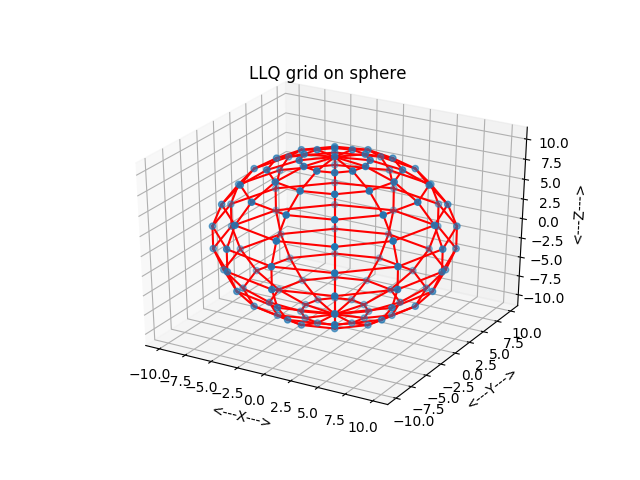

Generate this figure with Python:
#! /usr/bin/env python3
#


def i4mat_print(m, n, a, title):

    # *****************************************************************************80
    #
    # I4MAT_PRINT prints an I4MAT.
    #
    #  Licensing:
    #
    #    This code is distributed under the GNU LGPL license.
    #
    #  Modified:
    #
    #    12 October 2014
    #
    #  Author:
    #
    #    John Burkardt
    #
    #  Parameters:
    #
    #    Input, integer M, the number of rows in A.
    #
    #    Input, integer N, the number of columns in A.
    #
    #    Input, integer A(M,N), the matrix.
    #
    #    Input, string TITLE, a title.
    #
    i4mat_print_some(m, n, a, 0, 0, m - 1, n - 1, title)


def i4mat_print_test():

    # *****************************************************************************80
    #
    # I4MAT_PRINT_TEST tests I4MAT_PRINT.
    #
    #  Licensing:
    #
    #    This code is distributed under the GNU LGPL license.
    #
    #  Modified:
    #
    #    25 May 2015
    #
    #  Author:
    #
    #    John Burkardt
    #
    import numpy as np
    import platform

    print('')
    print('I4MAT_PRINT_TEST:')
    print('  Python version: %s' % (platform.python_version()))
    print('  Test I4MAT_PRINT, which prints an I4MAT.')

    m = 5
    n = 6
    a = np.array((
        (11, 12, 13, 14, 15, 16),
        (21, 22, 23, 24, 25, 26),
        (31, 32, 33, 34, 35, 36),
        (41, 42, 43, 44, 45, 46),
        (51, 52, 53, 54, 55, 56)))
    title = '  A 5 x 6 integer matrix:'
    i4mat_print(m, n, a, title)
#
#  Terminate.
#
    print('')
    print('I4MAT_PRINT_TEST:')
    print('  Normal end of execution.')
    return


def i4mat_print_some(m, n, a, ilo, jlo, ihi, jhi, title):

    # *****************************************************************************80
    #
    # I4MAT_PRINT_SOME prints out a portion of an I4MAT.
    #
    #  Licensing:
    #
    #    This code is distributed under the GNU LGPL license.
    #
    #  Modified:
    #
    #    08 September 2018
    #
    #  Author:
    #
    #    John Burkardt
    #
    #  Parameters:
    #
    #    Input, integer M, N, the number of rows and columns of the matrix.
    #
    #    Input, integer A(M,N), an M by N matrix to be printed.
    #
    #    Input, integer ILO, JLO, the first row and column to print.
    #
    #    Input, integer IHI, JHI, the last row and column to print.
    #
    #    Input, string TITLE, a title.
    #
    incx = 5

    print('')
    print(title)

    if (m <= 0 or n <= 0):
        print('')
        print('  (None)')
        return

    for j2lo in range(max(jlo, 0), min(jhi + 1, n), incx):

        j2hi = j2lo + incx - 1
        j2hi = min(j2hi, n)
        j2hi = min(j2hi, jhi)

        print('')
        print('  Col: ', end='')

        for j in range(j2lo, j2hi + 1):
            print('%7d  ' % (j), end='')

        print('')
        print('  Row')

        i2lo = max(ilo, 0)
        i2hi = min(ihi, m)

        for i in range(i2lo, i2hi + 1):

            print(' %4d: ' % (i), end='')

            for j in range(j2lo, j2hi + 1):
                print('%7d  ' % (a[i, j]), end='')

            print('')

    return


def i4mat_print_some_test():

    # *****************************************************************************80
    #
    # I4MAT_PRINT_SOME_TEST tests I4MAT_PRINT_SOME.
    #
    #  Licensing:
    #
    #    This code is distributed under the GNU LGPL license.
    #
    #  Modified:
    #
    #    31 October 2014
    #
    #  Author:
    #
    #    John Burkardt
    #
    import numpy as np
    import platform

    print('')
    print('I4MAT_PRINT_SOME_TEST')
    print('  Python version: %s' % (platform.python_version()))
    print('  I4MAT_PRINT_SOME prints some of an I4MAT.')

    m = 4
    n = 6
    v = np.array([
        [11, 12, 13, 14, 15, 16],
        [21, 22, 23, 24, 25, 26],
        [31, 32, 33, 34, 35, 36],
        [41, 42, 43, 44, 45, 46]], dtype=np.int32)
    i4mat_print_some(m, n, v, 0, 3, 2, 5,
                     '  Here is I4MAT, rows 0:2, cols 3:5:')
#
#  Terminate.
#
    print('')
    print('I4MAT_PRINT_SOME_TEST:')
    print('  Normal end of execution.')
    return


def r8vec_print(n, a, title):

    # *****************************************************************************80
    #
    # R8VEC_PRINT prints an R8VEC.
    #
    #  Licensing:
    #
    #    This code is distributed under the GNU LGPL license.
    #
    #  Modified:
    #
    #    31 August 2014
    #
    #  Author:
    #
    #    John Burkardt
    #
    #  Parameters:
    #
    #    Input, integer N, the dimension of the vector.
    #
    #    Input, real A(N), the vector to be printed.
    #
    #    Input, string TITLE, a title.
    #
    print('')
    print(title)
    print('')
    for i in range(0, n):
        print('%6d:  %12g' % (i, a[i]))


def r8vec_print_test():

    # *****************************************************************************80
    #
    # R8VEC_PRINT_TEST tests R8VEC_PRINT.
    #
    #  Licensing:
    #
    #    This code is distributed under the GNU LGPL license.
    #
    #  Modified:
    #
    #    29 October 2014
    #
    #  Author:
    #
    #    John Burkardt
    #
    import numpy as np
    import platform

    print('')
    print('R8VEC_PRINT_TEST')
    print('  Python version: %s' % (platform.python_version()))
    print('  R8VEC_PRINT prints an R8VEC.')

    n = 4
    v = np.array([123.456, 0.000005, -1.0E+06, 3.14159265], dtype=np.float64)
    r8vec_print(n, v, '  Here is an R8VEC:')
#
#  Terminate.
#
    print('')
    print('R8VEC_PRINT_TEST:')
    print('  Normal end of execution.')
    return


def sphere_llq_grid_display(r, pc, lat_num, long_num, node_num, node_xyz,
                            line_num, line_data, filename):

    # *****************************************************************************80
    #
    # SPHERE_LLQ_GRID_DISPLAY displays points and lines of an LLQ grid on a sphere.
    #
    #  Licensing:
    #
    #    This code is distributed under the GNU LGPL license.
    #
    #  Modified:
    #
    #    18 May 2015
    #
    #  Author:
    #
    #    John Burkardt
    #
    #  Parameters:
    #
    #    Input, real R, the radius of the sphere.
    #
    #    Input, real PC(1,3), the center of the sphere.
    #
    #    Input, integer LAT_NUM, LONG_NUM, the number of latitude and longitude
    #    lines to draw.  The latitudes do not include the North and South
    #    poles, which will be included automatically, so LAT_NUM = 5, for instance,
    #    will result in points along 7 lines of latitude.
    #
    #    Input, integer NODE_NUM, the number of grid points.
    #
    #    Input, real NODE_XYZ(NODE_NUM,3), the grid points.
    #
    #    Input, integer LINE_NUM, the number of grid lines.
    #
    #    Input, integer LINE_DATA(LINE_NUM,2), contains pairs of point indices for
    #    line segments that make up the grid.
    #
    #    Input, string FILENAME, the name of a file in which to store a copy
    #    of the plot.
    #
    import matplotlib.pyplot as plt
    import numpy as np
    from mpl_toolkits.mplot3d import Axes3D

    fig = plt.figure()
    ax = fig.add_subplot(111, projection='3d')
#
#  Draw the grid points.
#
    ax.scatter(node_xyz[:, 0], node_xyz[:, 1], node_xyz[:, 2], 'b')

    for i in range(0, line_num):
        i1 = line_data[i, 0]
        i2 = line_data[i, 1]
        ax.plot([node_xyz[i1, 0], node_xyz[i2, 0]],
                [node_xyz[i1, 1], node_xyz[i2, 1]],
                [node_xyz[i1, 2], node_xyz[i2, 2]], 'r')

    ax.set_xlabel('<---X--->')
    ax.set_ylabel('<---Y--->')
    ax.set_zlabel('<---Z--->')
    ax.set_title('LLQ grid on sphere')
    ax.grid(True)
# ax.axis ( 'equal' )

    plt.savefig(filename)
    plt.show(block=False)
    plt.clf()

    return


def sphere_llq_grid_display_test():

    # *****************************************************************************80
    #
    # SPHERE_LLQ_GRID_DISPLAY_TEST tests SPHERE_LLQ_GRID_DISPLAY.
    #
    #  Licensing:
    #
    #    This code is distributed under the GNU LGPL license.
    #
    #  Modified:
    #
    #    18 May 2015
    #
    #  Author:
    #
    #    John Burkardt
    #
    import numpy as np
    import platform

    lat_num = 10
    long_num = 12
    pc = np.array([0.0, 0.0, 0.0])
    r = 10.0

    print('')
    print('SPHERE_LLQ_GRID_DISPLAY_TEST')
    print('  Python version: %s' % (platform.python_version()))
    print('  SPHERE_LLQ_GRID_DISPLAY displays an LLQ grid on a sphere.')
    print('')
    print('  Number of latitudes is  %d' % (lat_num))
    print('  Number of longitudes is %d' % (long_num))
#
#  Get points.
#
    node_num = sphere_llq_grid_point_count(lat_num, long_num)

    print('')
    print('  The number of grid points is %d' % (node_num))

    node_xyz = sphere_llq_grid_points(r, pc, lat_num, long_num, node_num)
#
#  Get lines.
#
    line_num = sphere_llq_grid_line_count(lat_num, long_num)

    print('')
    print('  Number of line segments is %d' % (line_num))

    line_data = sphere_llq_grid_lines(lat_num, long_num, line_num)

    filename = 'sphere_llq_grid_{:03d}.png'.format(line_num)

    sphere_llq_grid_display(r, pc, lat_num, long_num, node_num, node_xyz,
                            line_num, line_data, filename)
#
#  Terminate.
#
    print('')
    print('SPHERE_LLQ_GRID_DISPLAY_TEST:')
    print('  Normal end of execution.')
    return


def sphere_llq_grid_line_count(lat_num, long_num):

    # *****************************************************************************80
    #
    # SPHERE_LLQ_GRID_LINE_COUNT counts lines for an LLQ grid on a sphere.
    #
    #  Discussion:
    #
    #    A SPHERE LLQ grid imposes a grid of quadrilaterals on a sphere,
    #    using latitude and longitude lines.
    #
    #    The number returned is the number of pairs of points to be connected
    #    to form all the line segments.
    #
    #  Licensing:
    #
    #    This code is distributed under the GNU LGPL license.
    #
    #  Modified:
    #
    #    28 April 2015
    #
    #  Author:
    #
    #    John Burkardt
    #
    #  Parameters:
    #
    #    Input, integer LAT_NUM, LONG_NUM, the number of latitude and
    #    longitude lines to draw.  The latitudes do not include the North and South
    #    poles, which will be included automatically, so LAT_NUM = 5, for instance,
    #    will result in points along 7 lines of latitude.
    #
    #    Output, integer LINE_NUM, the number of grid lines.
    #
    line_num = long_num * (lat_num + 1) + lat_num * long_num

    return line_num


def sphere_llq_grid_line_count_test():

    # *****************************************************************************80
    #
    # SPHERE_LLQ_GRID_LINE_COUNT_TEST tests SPHERE_LLQ_GRID_LINE_COUNT.
    #
    #  Licensing:
    #
    #    This code is distributed under the GNU LGPL license.
    #
    #  Modified:
    #
    #    28 April 2015
    #
    #  Author:
    #
    #    John Burkardt
    #
    import platform

    lat_num = 3
    long_num = 4

    print('')
    print('SPHERE_LLQ_GRID_LINE_COUNT_TEST')
    print('  Python version: %s' % (platform.python_version()))
    print('  SPHERE_LLQ_GRID_LINE_COUNT counts the lines used for a')
    print('  grid based on quadrilaterals defined by latitude and longitude')
    print('  lines on a sphere in 3D.')
    print('')
    print('     LAT_NUM    LONG_NUM   LINE_NUM')

    for lat_num in range(1, 19, 2):
        print('')
        long_num = 1
        for long_log in range(1, 5):
            long_num = long_num * 2
            line_num = sphere_llq_grid_line_count(lat_num, long_num)
            print('  %8d  %8d  %8d' % (lat_num, long_num, line_num))
#
#  Terminate.
#
    print('')
    print('SPHERE_LLQ_GRID_LINE_COUNT_TEST:')
    print('  Normal end of execution.')
    return


def sphere_llq_grid_lines(nlat, nlong, line_num):

    # *****************************************************************************80
    #
    # SPHERE_LLQ_GRID_LINES returns lines for an LLQ grid on a sphere.
    #
    #  Discussion:
    #
    #    A SPHERE LLQ grid imposes a grid of quadrilaterals on a sphere,
    #    using latitude and longitude lines.
    #
    #    The point numbering system is the same used in SPHERE_LLQ_GRID_POINTS,
    #    and that routine may be used to compute the coordinates of the points.
    #
    #  Licensing:
    #
    #    This code is distributed under the GNU LGPL license.
    #
    #  Modified:
    #
    #    28 April 2015
    #
    #  Author:
    #
    #    John Burkardt
    #
    #  Parameters:
    #
    #    Input, integer NLAT, NLONG, the number of latitude and longitude
    #    lines to draw.  The latitudes do not include the North and South
    #    poles, which will be included automatically, so NLAT = 5, for instance,
    #    will result in points along 7 lines of latitude.
    #
    #    Input, integer LINE_NUM, the number of grid lines.
    #
    #    Output, integer LINE(LINE_NUM,2), contains pairs of point indices for
    #    line segments that make up the grid.
    #
    import numpy as np

    l = 0
    line = np.zeros([line_num, 2], dtype=np.int32)
#
#  "Vertical" lines.
#
    for j in range(0, nlong):

        old = 0
        new = j + 1
        line[l, 0] = old
        line[l, 1] = new
        l = l + 1

        for i in range(0, nlat - 1):

            old = new
            new = old + nlong
            line[l, 0] = old
            line[l, 1] = new
            l = l + 1

        old = new
        line[l, 0] = old
        line[l, 1] = 1 + nlat * nlong
        l = l + 1
#
#  "Horizontal" lines.
#
    for i in range(0, nlat):

        new = 1 + i * nlong

        for j in range(0, nlong - 1):
            old = new
            new = old + 1
            line[l, 0] = old
            line[l, 1] = new
            l = l + 1

        old = new
        new = 1 + i * nlong
        line[l, 0] = old
        line[l, 1] = new
        l = l + 1

    return line


def sphere_llq_grid_lines_test():

    # *****************************************************************************80
    #
    # SPHERE_LLQ_GRID_LINES_TEST tests SPHERE_LLQ_GRID_LINES.
    #
    #  Licensing:
    #
    #    This code is distributed under the GNU LGPL license.
    #
    #  Modified:
    #
    #    18 May 2015
    #
    #  Author:
    #
    #    John Burkardt
    #
    import platform

    lat_num = 3
    long_num = 4

    print('')
    print('SPHERE_LLQ_GRID_LINES_TEST')
    print('  Python version: %s' % (platform.python_version()))
    print('  SPHERE_LLQ_GRID_LINES computes grid lines')
    print('  on a sphere in 3D.')
    print('')
    print('  Number of latitudes is  %d' % (lat_num))
    print('  Number of longitudes is %d' % (long_num))

    line_num = sphere_llq_grid_line_count(lat_num, long_num)

    print('')
    print('  Number of line segments is %d' % (line_num))

    line = sphere_llq_grid_lines(lat_num, long_num, line_num)

    i4mat_print(line_num, 2, line, '  Grid line vertices:')
#
#  Terminate.
#
    print('')
    print('SPHERE_LLQ_GRID_LINES_TEST:')
    print('  Normal end of execution.')
    return


def sphere_llq_grid_point_count(lat_num, long_num):

    # *****************************************************************************80
    #
    # SPHERE_LLQ_GRID_POINT_COUNT counts points for a SPHERE LLQ grid.
    #
    #  Discussion:
    #
    #    A SPHERE LLQ grid imposes a grid of quadrilaterals on a sphere,
    #    using latitude and longitude lines.
    #
    #  Licensing:
    #
    #    This code is distributed under the GNU LGPL license.
    #
    #  Modified:
    #
    #    18 May 2015
    #
    #  Author:
    #
    #    John Burkardt
    #
    #  Parameters:
    #
    #    Input, integer LAT_NUM, LONG_NUM, the number of latitude
    #    and longitude lines to draw.  The latitudes do not include the North and
    #    South poles, which will be included automatically, so LAT_NUM = 5, for
    #    instance, will result in points along 7 lines of latitude.
    #
    #    Output, integer POINT_NUM, the number of grid points.
    #
    point_num = 2 + lat_num * long_num

    return point_num


def sphere_llq_grid_point_count_test():

    # *****************************************************************************80
    #
    # SPHERE_LLQ_GRID_POINT_COUNT_TEST tests SPHERE_LLQ_GRID_POINT_COUNT.
    #
    #  Licensing:
    #
    #    This code is distributed under the GNU LGPL license.
    #
    #  Modified:
    #
    #    18 May 2015
    #
    #  Author:
    #
    #    John Burkardt
    #
    import platform

    lat_num = 3
    long_num = 4

    print('')
    print('SPHERE_LLQ_GRID_POINT_COUNT_TEST')
    print('  Python version: %s' % (platform.python_version()))
    print('  SPHERE_LLQ_GRID_POINT_COUNT counts the points used for a')
    print('  grid based on quadrilaterals defined by latitude and longitude')
    print('  lines on a sphere in 3D.')
    print('')
    print('     LAT_NUM    LONG_NUM   POINT_NUM')

    for lat_num in range(1, 19, 2):
        print('')
        long_num = 1
        for long_log in range(1, 5):
            long_num = long_num * 2
            point_num = sphere_llq_grid_point_count(lat_num, long_num)
            print('  %8d  %8d  %8d' % (lat_num, long_num, point_num))
#
#  Terminate.
#
    print('')
    print('SPHERE_LLQ_GRID_POINT_COUNT_TEST:')
    print('  Normal end of execution.')
    return


def sphere_llq_grid_points(r, pc, lat_num, long_num, point_num):

    # *****************************************************************************80
    #
    # SPHERE_LLQ_GRID_POINTS produces points on an LLQ grid on a sphere.
    #
    #  Discussion:
    #
    #    A SPHERE LLQ grid imposes a grid of quadrilaterals on a sphere,
    #    using latitude and longitude lines.
    #
    #  Licensing:
    #
    #    This code is distributed under the GNU LGPL license.
    #
    #  Modified:
    #
    #    18 May 2015
    #
    #  Author:
    #
    #    John Burkardt
    #
    #  Parameters:
    #
    #    Input, real R, the radius of the sphere.
    #
    #    Input, real PC(1,3), the center of the sphere.
    #
    #    Input, integer LAT_NUM, LONG_NUM, the number of latitude and longitude
    #    lines to draw.  The latitudes do not include the North and South
    #    poles, which will be included automatically, so LAT_NUM = 5, for instance,
    #    will result in points along 7 lines of latitude.
    #
    #    Input, integer POINT_NUM, the number of grid points.
    #
    #    Output, real P(POINT_NUM,3), the grid points.
    #
    import numpy as np

    n = 0
    p = np.zeros([point_num, 3])
#
#  The north pole.
#
    theta = 0.0
    phi = 0.0
    p[n, 0] = pc[0] + r * np.sin(phi) * np.cos(theta)
    p[n, 1] = pc[1] + r * np.sin(phi) * np.sin(theta)
    p[n, 2] = pc[2] + r * np.cos(phi)
    n = n + 1
#
#  Do each intermediate ring of latitude.
#
    for lat in range(1, lat_num + 1):

        phi = np.pi * float(lat) / float(lat_num + 1)
#
#  Along that ring of latitude, compute points at various longitudes.
#
        for lon in range(0, long_num):

            theta = 2.0 * np.pi * float(lon) / float(long_num)

            p[n, 0] = pc[0] + r * np.sin(phi) * np.cos(theta)
            p[n, 1] = pc[1] + r * np.sin(phi) * np.sin(theta)
            p[n, 2] = pc[2] + r * np.cos(phi)
            n = n + 1
#
#  The south pole.
#
    theta = 0.0
    phi = np.pi
    p[n, 0] = pc[0] + r * np.sin(phi) * np.cos(theta)
    p[n, 1] = pc[1] + r * np.sin(phi) * np.sin(theta)
    p[n, 2] = pc[2] + r * np.cos(phi)
    n = n + 1

    return p


def sphere_llq_grid_points_test():

    # *****************************************************************************80
    #
    # SPHERE_LLQ_GRID_POINTS_TEST tests SPHERE_LLQ_GRID_POINTS.
    #
    #  Licensing:
    #
    #    This code is distributed under the GNU LGPL license.
    #
    #  Modified:
    #
    #    18 May 2015
    #
    #  Author:
    #
    #    John Burkardt
    #
    import numpy as np
    import platform

    lat_num = 3
    long_num = 4

    pc = np.array([0.0, 0.0, 0.0])
    r = 10.0

    print('')
    print('SPHERE_LLQ_GRID_POINTS_TEST')
    print('  Python version: %s' % (platform.python_version()))
    print('  SPHERE_LLQ_POINTS produces latitude/longitude')
    print('  points on a sphere in 3D.')

    print('')
    print('  Radius = %g' % (r))

    r8vec_print(3, pc, '  Center:')

    print('')
    print('  The number of latitudes =  %d' % (lat_num))
    print('  The number of longitudes = %d' % (long_num))

    node_num = sphere_llq_grid_point_count(lat_num, long_num)

    print('')
    print('  The number of grid points is %d' % (node_num))

    node_xyz = sphere_llq_grid_points(r, pc, lat_num, long_num, node_num)

    print('')

    k = 0
    print('  %8d' % (k)),
    for i in range(0, 3):
        print('  %12f' % (node_xyz[k, i])),

    print('')

    for lat in range(0, lat_num):
        print('')
        for lon in range(0, long_num):
            k = k + 1
            print('  %8d' % (k)),
            for i in range(0, 3):
                print('  %12f' % (node_xyz[k, i])),
            print('')

    print('')

    k = k + 1
    print('  %8d' % (k)),
    for i in range(0, 3):
        print('  %12f' % (node_xyz[k, i])),
    print('')
#
#  Terminate.
#
    print('')
    print('SPHERE_LLQ_GRID_POINTS_TEST:')
    print('  Normal end of execution.')
    return


def sphere_llq_grid_test():

    # *****************************************************************************80
    #
    # SPHERE_LLQ_GRID_TEST tests the SPHERE_LLQ_GRID library.
    #
    #  Licensing:
    #
    #    This code is distributed under the GNU LGPL license.
    #
    #  Modified:
    #
    #    18 May 2015
    #
    #  Author:
    #
    #    John Burkardt
    #
    import platform

    print('')
    print('SPHERE_LLQ_GRID_TEST')
    print('  Python version: %s' % (platform.python_version()))
    print('  Test the SPHERE_LLQ_GRID library.')
#
#  Library.
#
    sphere_llq_grid_point_count_test()
    sphere_llq_grid_points_test()
    sphere_llq_grid_line_count_test()
    sphere_llq_grid_lines_test()
    sphere_llq_grid_display_test()
#
#  Terminate.
#
    print('')
    print('SPHERE_LLQ_GRID_TEST:')
    print('  Normal end of execution.')
    return


def timestamp():

    # *****************************************************************************80
    #
    # TIMESTAMP prints the date as a timestamp.
    #
    #  Licensing:
    #
    #    This code is distributed under the GNU LGPL license.
    #
    #  Modified:
    #
    #    06 April 2013
    #
    #  Author:
    #
    #    John Burkardt
    #
    #  Parameters:
    #
    #    None
    #
    import time

    t = time.time()
    print(time.ctime(t))

    return None


def timestamp_test():

    # *****************************************************************************80
    #
    # TIMESTAMP_TEST tests TIMESTAMP.
    #
    #  Licensing:
    #
    #    This code is distributed under the GNU LGPL license.
    #
    #  Modified:
    #
    #    03 December 2014
    #
    #  Author:
    #
    #    John Burkardt
    #
    #  Parameters:
    #
    #    None
    #
    import platform

    print('')
    print('TIMESTAMP_TEST:')
    print('  Python version: %s' % (platform.python_version()))
    print('  TIMESTAMP prints a timestamp of the current date and time.')
    print('')

    timestamp()
#
#  Terminate.
#
    print('')
    print('TIMESTAMP_TEST:')
    print('  Normal end of execution.')
    return


if (__name__ == '__main__'):
    timestamp()
    sphere_llq_grid_test()
    timestamp()
